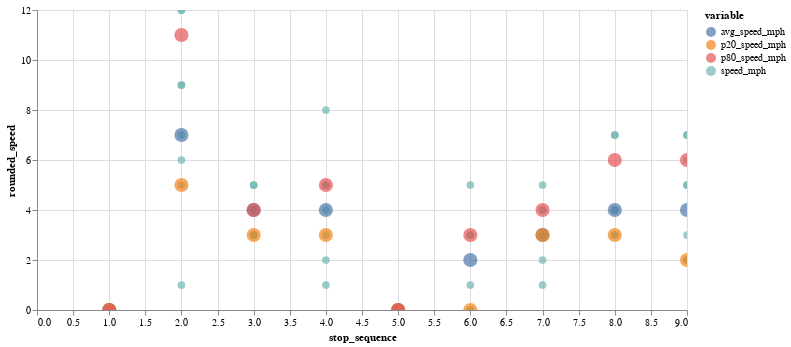

The code cell stored with this chart in its notebook:
### Code cell
chart3 + chart6

### Figure 1 — Vega-Lite specification as saved in the notebook (floating-point values rounded to 4 significant figures)
{"config": {"view": {"continuousWidth": 400, "continuousHeight": 300}}, "layer": [{"data": {"name": "data-781272622b392a2af105bf9f8b8cb566"}, "mark": {"type": "circle", "size": 60}, "encoding": {"color": {"field": "variable", "type": "nominal"}, "tooltip": [{"field": "_gtfs_dataset_name", "type": "nominal"}, {"field": "shape_array_key", "type": "nominal"}, {"field": "trip_id", "type": "nominal"}, {"field": "stop_sequence", "type": "quantitative"}, {"field": "gtfs_dataset_key", "type": "nominal"}, {"field": "loop_or_inlining", "type": "quantitative"}, {"field": "n_trips", "type": "quantitative"}, {"field": "variable", "type": "nominal"}, {"field": "speed", "type": "quantitative"}, {"field": "rounded_speed", "type": "quantitative"}], "x": {"field": "stop_sequence", "type": "quantitative"}, "y": {"field": "rounded_speed", "type": "quantitative"}}, "height": 300, "selection": {"selector007": {"type": "interval", "bind": "scales", "encodings": ["x", "y"]}}, "width": 650}, {"data": {"name": "data-eb4053f4c5ff11acdfc5792dffcd6484"}, "mark": {"type": "circle", "size": 200}, "encoding": {"color": {"field": "variable", "type": "nominal"}, "tooltip": [{"field": "_gtfs_dataset_name", "type": "nominal"}, {"field": "shape_array_key", "type": "nominal"}, {"field": "trip_id", "type": "nominal"}, {"field": "stop_sequence", "type": "quantitative"}, {"field": "gtfs_dataset_key", "type": "nominal"}, {"field": "loop_or_inlining", "type": "quantitative"}, {"field": "n_trips", "type": "quantitative"}, {"field": "variable", "type": "nominal"}, {"field": "speed", "type": "quantitative"}, {"field": "rounded_speed", "type": "quantitative"}], "x": {"field": "stop_sequence", "type": "quantitative"}, "y": {"field": "rounded_speed", "type": "quantitative"}}, "height": 300, "selection": {"selector010": {"type": "interval", "bind": "scales", "encodings": ["x", "y"]}}, "width": 650}], "$schema": "https://vega.github.io/schema/vega-lite/v4.17.0.json", "datasets": {"data-781272622b392a2af105bf9f8b8cb566": [{"_gtfs_dataset_name": "Anaheim Resort VehiclePositions", "shape_array_key": "29d2bbdbeaec1d6888800f85bebf6e33", "trip_id": "aa6a03fe-f119-44a5-8976-2ad77ceeb89f:4", "stop_sequence": 1, "gtfs_dataset_key": "1051e067d18a76b0a79789f051d5c22b", "loop_or_inlining": 1, "n_trips": 8, "variable": "speed_mph", "speed": 0.0, "rounded_speed": 0}, {"_gtfs_dataset_name": "Anaheim Resort VehiclePositions", "shape_array_key": "29d2bbdbeaec1d6888800f85bebf6e33", "trip_id": "aa6a03fe-f119-44a5-8976-2ad77ceeb89f:1", "stop_sequence": 1, "gtfs_dataset_key": "1051e067d18a76b0a79789f051d5c22b", "loop_or_inlining": 1, "n_trips": 8, "variable": "speed_mph", "speed": 0.0008325, "rounded_speed": 0}, {"_gtfs_dataset_name": "Anaheim Resort VehiclePositions", "shape_array_key": "29d2bbdbeaec1d6888800f85bebf6e33", "trip_id": "aa6a03fe-f119-44a5-8976-2ad77ceeb89f:3", "stop_sequence": 1, "gtfs_dataset_key": "1051e067d18a76b0a79789f051d5c22b", "loop_or_inlining": 1, "n_trips": 8, "variable": "speed_mph", "speed": 0.02417, "rounded_speed": 0}, {"_gtfs_dataset_name": "Anaheim Resort VehiclePositions", "shape_array_key": "29d2bbdbeaec1d6888800f85bebf6e33", "trip_id": "aa6a03fe-f119-44a5-8976-2ad77ceeb89f:7", "stop_sequence": 1, "gtfs_dataset_key": "1051e067d18a76b0a79789f051d5c22b", "loop_or_inlining": 1, "n_trips": 8, "variable": "speed_mph", "speed": 0.004286, "rounded_speed": 0}, {"_gtfs_dataset_name": "Anaheim Resort VehiclePositions", "shape_array_key": "29d2bbdbeaec1d6888800f85bebf6e33", "trip_id": "aa6a03fe-f119-44a5-8976-2ad77ceeb89f:4", "stop_sequence": 2, "gtfs_dataset_key": "1051e067d18a76b0a79789f051d5c22b", "loop_or_inlining": 1, "n_trips": 8, "variable": "speed_mph", "speed": 9.053, "rounded_speed": 9}, {"_gtfs_dataset_name": "Anaheim Resort VehiclePositions", "shape_array_key": "29d2bbdbeaec1d6888800f85bebf6e33", "trip_id": "aa6a03fe-f119-44a5-8976-2ad77ceeb89f:8", "stop_sequence": 2, "gtfs_dataset_key": "1051e067d18a76b0a79789f051d5c22b", "loop_or_inlining": 1, "n_trips": 8, "variable": "speed_mph", "speed": 9.572, "rounded_speed": 9}, {"_gtfs_dataset_name": "Anaheim Resort VehiclePositions", "shape_array_key": "29d2bbdbeaec1d6888800f85bebf6e33", "trip_id": "aa6a03fe-f119-44a5-8976-2ad77ceeb89f:2", "stop_sequence": 2, "gtfs_dataset_key": "1051e067d18a76b0a79789f051d5c22b", "loop_or_inlining": 1, "n_trips": 8, "variable": "speed_mph", "speed": 12.08, "rounded_speed": 12}, {"_gtfs_dataset_name": "Anaheim Resort VehiclePositions", "shape_array_key": "29d2bbdbeaec1d6888800f85bebf6e33", "trip_id": "aa6a03fe-f119-44a5-8976-2ad77ceeb89f:7", "stop_sequence": 2, "gtfs_dataset_key": "1051e067d18a76b0a79789f051d5c22b", "loop_or_inlining": 1, "n_trips": 8, "variable": "speed_mph", "speed": 7.317, "rounded_speed": 7}, {"_gtfs_dataset_name": "Anaheim Resort VehiclePositions", "shape_array_key": "29d2bbdbeaec1d6888800f85bebf6e33", "trip_id": "aa6a03fe-f119-44a5-8976-2ad77ceeb89f:5", "stop_sequence": 2, "gtfs_dataset_key": "1051e067d18a76b0a79789f051d5c22b", "loop_or_inlining": 1, "n_trips": 8, "variable": "speed_mph", "speed": 12.23, "rounded_speed": 12}, {"_gtfs_dataset_name": "Anaheim Resort VehiclePositions", "shape_array_key": "29d2bbdbeaec1d6888800f85bebf6e33", "trip_id": "aa6a03fe-f119-44a5-8976-2ad77ceeb89f:1", "stop_sequence": 2, "gtfs_dataset_key": "1051e067d18a76b0a79789f051d5c22b", "loop_or_inlining": 1, "n_trips": 8, "variable": "speed_mph", "speed": 1.475, "rounded_speed": 1}, {"_gtfs_dataset_name": "Anaheim Resort VehiclePositions", "shape_array_key": "29d2bbdbeaec1d6888800f85bebf6e33", "trip_id": "aa6a03fe-f119-44a5-8976-2ad77ceeb89f:3", "stop_sequence": 2, "gtfs_dataset_key": "1051e067d18a76b0a79789f051d5c22b", "loop_or_inlining": 1, "n_trips": 8, "variable": "speed_mph", "speed": 6.665, "rounded_speed": 6}, {"_gtfs_dataset_name": "Anaheim Resort VehiclePositions", "shape_array_key": "29d2bbdbeaec1d6888800f85bebf6e33", "trip_id": "aa6a03fe-f119-44a5-8976-2ad77ceeb89f:6", "stop_sequence": 2, "gtfs_dataset_key": "1051e067d18a76b0a79789f051d5c22b", "loop_or_inlining": 1, "n_trips": 8, "variable": "speed_mph", "speed": 5.539, "rounded_speed": 5}, {"_gtfs_dataset_name": "Anaheim Resort VehiclePositions", "shape_array_key": "29d2bbdbeaec1d6888800f85bebf6e33", "trip_id": "aa6a03fe-f119-44a5-8976-2ad77ceeb89f:8", "stop_sequence": 3, "gtfs_dataset_key": "1051e067d18a76b0a79789f051d5c22b", "loop_or_inlining": 1, "n_trips": 8, "variable": "speed_mph", "speed": 4.204, "rounded_speed": 4}, {"_gtfs_dataset_name": "Anaheim Resort VehiclePositions", "shape_array_key": "29d2bbdbeaec1d6888800f85bebf6e33", "trip_id": "aa6a03fe-f119-44a5-8976-2ad77ceeb89f:6", "stop_sequence": 3, "gtfs_dataset_key": "1051e067d18a76b0a79789f051d5c22b", "loop_or_inlining": 1, "n_trips": 8, "variable": "speed_mph", "speed": 5.456, "rounded_speed": 5}, {"_gtfs_dataset_name": "Anaheim Resort VehiclePositions", "shape_array_key": "29d2bbdbeaec1d6888800f85bebf6e33", "trip_id": "aa6a03fe-f119-44a5-8976-2ad77ceeb89f:3", "stop_sequence": 3, "gtfs_dataset_key": "1051e067d18a76b0a79789f051d5c22b", "loop_or_inlining": 1, "n_trips": 8, "variable": "speed_mph", "speed": 5.234, "rounded_speed": 5}, {"_gtfs_dataset_name": "Anaheim Resort VehiclePositions", "shape_array_key": "29d2bbdbeaec1d6888800f85bebf6e33", "trip_id": "aa6a03fe-f119-44a5-8976-2ad77ceeb89f:7", "stop_sequence": 3, "gtfs_dataset_key": "1051e067d18a76b0a79789f051d5c22b", "loop_or_inlining": 1, "n_trips": 8, "variable": "speed_mph", "speed": 3.744, "rounded_speed": 3}, {"_gtfs_dataset_name": "Anaheim Resort VehiclePositions", "shape_array_key": "29d2bbdbeaec1d6888800f85bebf6e33", "trip_id": "aa6a03fe-f119-44a5-8976-2ad77ceeb89f:1", "stop_sequence": 3, "gtfs_dataset_key": "1051e067d18a76b0a79789f051d5c22b", "loop_or_inlining": 1, "n_trips": 8, "variable": "speed_mph", "speed": 3.771, "rounded_speed": 3}, {"_gtfs_dataset_name": "Anaheim Resort VehiclePositions", "shape_array_key": "29d2bbdbeaec1d6888800f85bebf6e33", "trip_id": "aa6a03fe-f119-44a5-8976-2ad77ceeb89f:5", "stop_sequence": 3, "gtfs_dataset_key": "1051e067d18a76b0a79789f051d5c22b", "loop_or_inlining": 1, "n_trips": 8, "variable": "speed_mph", "speed": 3.717, "rounded_speed": 3}, {"_gtfs_dataset_name": "Anaheim Resort VehiclePositions", "shape_array_key": "29d2bbdbeaec1d6888800f85bebf6e33", "trip_id": "aa6a03fe-f119-44a5-8976-2ad77ceeb89f:4", "stop_sequence": 3, "gtfs_dataset_key": "1051e067d18a76b0a79789f051d5c22b", "loop_or_inlining": 1, "n_trips": 8, "variable": "speed_mph", "speed": 4.031, "rounded_speed": 4}, {"_gtfs_dataset_name": "Anaheim Resort VehiclePositions", "shape_array_key": "29d2bbdbeaec1d6888800f85bebf6e33", "trip_id": "aa6a03fe-f119-44a5-8976-2ad77ceeb89f:2", "stop_sequence": 3, "gtfs_dataset_key": "1051e067d18a76b0a79789f051d5c22b", "loop_or_inlining": 1, "n_trips": 8, "variable": "speed_mph", "speed": 3.537, "rounded_speed": 3}, {"_gtfs_dataset_name": "Anaheim Resort VehiclePositions", "shape_array_key": "29d2bbdbeaec1d6888800f85bebf6e33", "trip_id": "aa6a03fe-f119-44a5-8976-2ad77ceeb89f:3", "stop_sequence": 4, "gtfs_dataset_key": "1051e067d18a76b0a79789f051d5c22b", "loop_or_inlining": 1, "n_trips": 8, "variable": "speed_mph", "speed": 5.502, "rounded_speed": 5}, {"_gtfs_dataset_name": "Anaheim Resort VehiclePositions", "shape_array_key": "29d2bbdbeaec1d6888800f85bebf6e33", "trip_id": "aa6a03fe-f119-44a5-8976-2ad77ceeb89f:2", "stop_sequence": 4, "gtfs_dataset_key": "1051e067d18a76b0a79789f051d5c22b", "loop_or_inlining": 1, "n_trips": 8, "variable": "speed_mph", "speed": 4.743, "rounded_speed": 4}, {"_gtfs_dataset_name": "Anaheim Resort VehiclePositions", "shape_array_key": "29d2bbdbeaec1d6888800f85bebf6e33", "trip_id": "aa6a03fe-f119-44a5-8976-2ad77ceeb89f:5", "stop_sequence": 4, "gtfs_dataset_key": "1051e067d18a76b0a79789f051d5c22b", "loop_or_inlining": 1, "n_trips": 8, "variable": "speed_mph", "speed": 2.685, "rounded_speed": 2}, {"_gtfs_dataset_name": "Anaheim Resort VehiclePositions", "shape_array_key": "29d2bbdbeaec1d6888800f85bebf6e33", "trip_id": "aa6a03fe-f119-44a5-8976-2ad77ceeb89f:4", "stop_sequence": 4, "gtfs_dataset_key": "1051e067d18a76b0a79789f051d5c22b", "loop_or_inlining": 1, "n_trips": 8, "variable": "speed_mph", "speed": 1.904, "rounded_speed": 1}, {"_gtfs_dataset_name": "Anaheim Resort VehiclePositions", "shape_array_key": "29d2bbdbeaec1d6888800f85bebf6e33", "trip_id": "aa6a03fe-f119-44a5-8976-2ad77ceeb89f:1", "stop_sequence": 4, "gtfs_dataset_key": "1051e067d18a76b0a79789f051d5c22b", "loop_or_inlining": 1, "n_trips": 8, "variable": "speed_mph", "speed": 8.875, "rounded_speed": 8}, {"_gtfs_dataset_name": "Anaheim Resort VehiclePositions", "shape_array_key": "29d2bbdbeaec1d6888800f85bebf6e33", "trip_id": "aa6a03fe-f119-44a5-8976-2ad77ceeb89f:6", "stop_sequence": 4, "gtfs_dataset_key": "1051e067d18a76b0a79789f051d5c22b", "loop_or_inlining": 1, "n_trips": 8, "variable": "speed_mph", "speed": 3.97, "rounded_speed": 3}, {"_gtfs_dataset_name": "Anaheim Resort VehiclePositions", "shape_array_key": "29d2bbdbeaec1d6888800f85bebf6e33", "trip_id": "aa6a03fe-f119-44a5-8976-2ad77ceeb89f:7", "stop_sequence": 4, "gtfs_dataset_key": "1051e067d18a76b0a79789f051d5c22b", "loop_or_inlining": 1, "n_trips": 8, "variable": "speed_mph", "speed": 5.037, "rounded_speed": 5}, {"_gtfs_dataset_name": "Anaheim Resort VehiclePositions", "shape_array_key": "29d2bbdbeaec1d6888800f85bebf6e33", "trip_id": "aa6a03fe-f119-44a5-8976-2ad77ceeb89f:8", "stop_sequence": 4, "gtfs_dataset_key": "1051e067d18a76b0a79789f051d5c22b", "loop_or_inlining": 1, "n_trips": 8, "variable": "speed_mph", "speed": 5.792, "rounded_speed": 5}, {"_gtfs_dataset_name": "Anaheim Resort VehiclePositions", "shape_array_key": "29d2bbdbeaec1d6888800f85bebf6e33", "trip_id": "aa6a03fe-f119-44a5-8976-2ad77ceeb89f:5", "stop_sequence": 5, "gtfs_dataset_key": "1051e067d18a76b0a79789f051d5c22b", "loop_or_inlining": 1, "n_trips": 8, "variable": "speed_mph", "speed": 0.4003, "rounded_speed": 0}, {"_gtfs_dataset_name": "Anaheim Resort VehiclePositions", "shape_array_key": "29d2bbdbeaec1d6888800f85bebf6e33", "trip_id": "aa6a03fe-f119-44a5-8976-2ad77ceeb89f:1", "stop_sequence": 5, "gtfs_dataset_key": "1051e067d18a76b0a79789f051d5c22b", "loop_or_inlining": 1, "n_trips": 8, "variable": "speed_mph", "speed": 0.3649, "rounded_speed": 0}, {"_gtfs_dataset_name": "Anaheim Resort VehiclePositions", "shape_array_key": "29d2bbdbeaec1d6888800f85bebf6e33", "trip_id": "aa6a03fe-f119-44a5-8976-2ad77ceeb89f:6", "stop_sequence": 5, "gtfs_dataset_key": "1051e067d18a76b0a79789f051d5c22b", "loop_or_inlining": 1, "n_trips": 8, "variable": "speed_mph", "speed": 0.9531, "rounded_speed": 0}, {"_gtfs_dataset_name": "Anaheim Resort VehiclePositions", "shape_array_key": "29d2bbdbeaec1d6888800f85bebf6e33", "trip_id": "aa6a03fe-f119-44a5-8976-2ad77ceeb89f:2", "stop_sequence": 5, "gtfs_dataset_key": "1051e067d18a76b0a79789f051d5c22b", "loop_or_inlining": 1, "n_trips": 8, "variable": "speed_mph", "speed": 0.9439, "rounded_speed": 0}, {"_gtfs_dataset_name": "Anaheim Resort VehiclePositions", "shape_array_key": "29d2bbdbeaec1d6888800f85bebf6e33", "trip_id": "aa6a03fe-f119-44a5-8976-2ad77ceeb89f:4", "stop_sequence": 5, "gtfs_dataset_key": "1051e067d18a76b0a79789f051d5c22b", "loop_or_inlining": 1, "n_trips": 8, "variable": "speed_mph", "speed": 0.7387, "rounded_speed": 0}, {"_gtfs_dataset_name": "Anaheim Resort VehiclePositions", "shape_array_key": "29d2bbdbeaec1d6888800f85bebf6e33", "trip_id": "aa6a03fe-f119-44a5-8976-2ad77ceeb89f:7", "stop_sequence": 5, "gtfs_dataset_key": "1051e067d18a76b0a79789f051d5c22b", "loop_or_inlining": 1, "n_trips": 8, "variable": "speed_mph", "speed": 0.8584, "rounded_speed": 0}, {"_gtfs_dataset_name": "Anaheim Resort VehiclePositions", "shape_array_key": "29d2bbdbeaec1d6888800f85bebf6e33", "trip_id": "aa6a03fe-f119-44a5-8976-2ad77ceeb89f:8", "stop_sequence": 5, "gtfs_dataset_key": "1051e067d18a76b0a79789f051d5c22b", "loop_or_inlining": 1, "n_trips": 8, "variable": "speed_mph", "speed": 0.03051, "rounded_speed": 0}, {"_gtfs_dataset_name": "Anaheim Resort VehiclePositions", "shape_array_key": "29d2bbdbeaec1d6888800f85bebf6e33", "trip_id": "aa6a03fe-f119-44a5-8976-2ad77ceeb89f:3", "stop_sequence": 5, "gtfs_dataset_key": "1051e067d18a76b0a79789f051d5c22b", "loop_or_inlining": 1, "n_trips": 8, "variable": "speed_mph", "speed": 0.6211, "rounded_speed": 0}, {"_gtfs_dataset_name": "Anaheim Resort VehiclePositions", "shape_array_key": "29d2bbdbeaec1d6888800f85bebf6e33", "trip_id": "aa6a03fe-f119-44a5-8976-2ad77ceeb89f:1", "stop_sequence": 6, "gtfs_dataset_key": "1051e067d18a76b0a79789f051d5c22b", "loop_or_inlining": 1, "n_trips": 8, "variable": "speed_mph", "speed": 3.178, "rounded_speed": 3}, {"_gtfs_dataset_name": "Anaheim Resort VehiclePositions", "shape_array_key": "29d2bbdbeaec1d6888800f85bebf6e33", "trip_id": "aa6a03fe-f119-44a5-8976-2ad77ceeb89f:7", "stop_sequence": 6, "gtfs_dataset_key": "1051e067d18a76b0a79789f051d5c22b", "loop_or_inlining": 1, "n_trips": 8, "variable": "speed_mph", "speed": 3.115, "rounded_speed": 3}, {"_gtfs_dataset_name": "Anaheim Resort VehiclePositions", "shape_array_key": "29d2bbdbeaec1d6888800f85bebf6e33", "trip_id": "aa6a03fe-f119-44a5-8976-2ad77ceeb89f:5", "stop_sequence": 6, "gtfs_dataset_key": "1051e067d18a76b0a79789f051d5c22b", "loop_or_inlining": 1, "n_trips": 8, "variable": "speed_mph", "speed": 3.071, "rounded_speed": 3}, {"_gtfs_dataset_name": "Anaheim Resort VehiclePositions", "shape_array_key": "29d2bbdbeaec1d6888800f85bebf6e33", "trip_id": "aa6a03fe-f119-44a5-8976-2ad77ceeb89f:8", "stop_sequence": 6, "gtfs_dataset_key": "1051e067d18a76b0a79789f051d5c22b", "loop_or_inlining": 1, "n_trips": 8, "variable": "speed_mph", "speed": 1.605, "rounded_speed": 1}, {"_gtfs_dataset_name": "Anaheim Resort VehiclePositions", "shape_array_key": "29d2bbdbeaec1d6888800f85bebf6e33", "trip_id": "aa6a03fe-f119-44a5-8976-2ad77ceeb89f:4", "stop_sequence": 6, "gtfs_dataset_key": "1051e067d18a76b0a79789f051d5c22b", "loop_or_inlining": 1, "n_trips": 8, "variable": "speed_mph", "speed": 0.0, "rounded_speed": 0}, {"_gtfs_dataset_name": "Anaheim Resort VehiclePositions", "shape_array_key": "29d2bbdbeaec1d6888800f85bebf6e33", "trip_id": "aa6a03fe-f119-44a5-8976-2ad77ceeb89f:6", "stop_sequence": 6, "gtfs_dataset_key": "1051e067d18a76b0a79789f051d5c22b", "loop_or_inlining": 1, "n_trips": 8, "variable": "speed_mph", "speed": 3.476, "rounded_speed": 3}, {"_gtfs_dataset_name": "Anaheim Resort VehiclePositions", "shape_array_key": "29d2bbdbeaec1d6888800f85bebf6e33", "trip_id": "aa6a03fe-f119-44a5-8976-2ad77ceeb89f:3", "stop_sequence": 6, "gtfs_dataset_key": "1051e067d18a76b0a79789f051d5c22b", "loop_or_inlining": 1, "n_trips": 8, "variable": "speed_mph", "speed": 5.165, "rounded_speed": 5}, {"_gtfs_dataset_name": "Anaheim Resort VehiclePositions", "shape_array_key": "29d2bbdbeaec1d6888800f85bebf6e33", "trip_id": "aa6a03fe-f119-44a5-8976-2ad77ceeb89f:2", "stop_sequence": 6, "gtfs_dataset_key": "1051e067d18a76b0a79789f051d5c22b", "loop_or_inlining": 1, "n_trips": 8, "variable": "speed_mph", "speed": 0.1064, "rounded_speed": 0}, {"_gtfs_dataset_name": "Anaheim Resort VehiclePositions", "shape_array_key": "29d2bbdbeaec1d6888800f85bebf6e33", "trip_id": "aa6a03fe-f119-44a5-8976-2ad77ceeb89f:4", "stop_sequence": 7, "gtfs_dataset_key": "1051e067d18a76b0a79789f051d5c22b", "loop_or_inlining": 1, "n_trips": 8, "variable": "speed_mph", "speed": 3.727, "rounded_speed": 3}, {"_gtfs_dataset_name": "Anaheim Resort VehiclePositions", "shape_array_key": "29d2bbdbeaec1d6888800f85bebf6e33", "trip_id": "aa6a03fe-f119-44a5-8976-2ad77ceeb89f:2", "stop_sequence": 7, "gtfs_dataset_key": "1051e067d18a76b0a79789f051d5c22b", "loop_or_inlining": 1, "n_trips": 8, "variable": "speed_mph", "speed": 4.198, "rounded_speed": 4}, {"_gtfs_dataset_name": "Anaheim Resort VehiclePositions", "shape_array_key": "29d2bbdbeaec1d6888800f85bebf6e33", "trip_id": "aa6a03fe-f119-44a5-8976-2ad77ceeb89f:7", "stop_sequence": 7, "gtfs_dataset_key": "1051e067d18a76b0a79789f051d5c22b", "loop_or_inlining": 1, "n_trips": 8, "variable": "speed_mph", "speed": 4.399, "rounded_speed": 4}, {"_gtfs_dataset_name": "Anaheim Resort VehiclePositions", "shape_array_key": "29d2bbdbeaec1d6888800f85bebf6e33", "trip_id": "aa6a03fe-f119-44a5-8976-2ad77ceeb89f:5", "stop_sequence": 7, "gtfs_dataset_key": "1051e067d18a76b0a79789f051d5c22b", "loop_or_inlining": 1, "n_trips": 8, "variable": "speed_mph", "speed": 1.597, "rounded_speed": 1}, {"_gtfs_dataset_name": "Anaheim Resort VehiclePositions", "shape_array_key": "29d2bbdbeaec1d6888800f85bebf6e33", "trip_id": "aa6a03fe-f119-44a5-8976-2ad77ceeb89f:8", "stop_sequence": 7, "gtfs_dataset_key": "1051e067d18a76b0a79789f051d5c22b", "loop_or_inlining": 1, "n_trips": 8, "variable": "speed_mph", "speed": 4.383, "rounded_speed": 4}, {"_gtfs_dataset_name": "Anaheim Resort VehiclePositions", "shape_array_key": "29d2bbdbeaec1d6888800f85bebf6e33", "trip_id": "aa6a03fe-f119-44a5-8976-2ad77ceeb89f:1", "stop_sequence": 7, "gtfs_dataset_key": "1051e067d18a76b0a79789f051d5c22b", "loop_or_inlining": 1, "n_trips": 8, "variable": "speed_mph", "speed": 5.729, "rounded_speed": 5}, {"_gtfs_dataset_name": "Anaheim Resort VehiclePositions", "shape_array_key": "29d2bbdbeaec1d6888800f85bebf6e33", "trip_id": "aa6a03fe-f119-44a5-8976-2ad77ceeb89f:6", "stop_sequence": 7, "gtfs_dataset_key": "1051e067d18a76b0a79789f051d5c22b", "loop_or_inlining": 1, "n_trips": 8, "variable": "speed_mph", "speed": 3.851, "rounded_speed": 3}, {"_gtfs_dataset_name": "Anaheim Resort VehiclePositions", "shape_array_key": "29d2bbdbeaec1d6888800f85bebf6e33", "trip_id": "aa6a03fe-f119-44a5-8976-2ad77ceeb89f:3", "stop_sequence": 7, "gtfs_dataset_key": "1051e067d18a76b0a79789f051d5c22b", "loop_or_inlining": 1, "n_trips": 8, "variable": "speed_mph", "speed": 2.666, "rounded_speed": 2}, {"_gtfs_dataset_name": "Anaheim Resort VehiclePositions", "shape_array_key": "29d2bbdbeaec1d6888800f85bebf6e33", "trip_id": "aa6a03fe-f119-44a5-8976-2ad77ceeb89f:5", "stop_sequence": 8, "gtfs_dataset_key": "1051e067d18a76b0a79789f051d5c22b", "loop_or_inlining": 1, "n_trips": 8, "variable": "speed_mph", "speed": 3.353, "rounded_speed": 3}, {"_gtfs_dataset_name": "Anaheim Resort VehiclePositions", "shape_array_key": "29d2bbdbeaec1d6888800f85bebf6e33", "trip_id": "aa6a03fe-f119-44a5-8976-2ad77ceeb89f:7", "stop_sequence": 8, "gtfs_dataset_key": "1051e067d18a76b0a79789f051d5c22b", "loop_or_inlining": 1, "n_trips": 8, "variable": "speed_mph", "speed": 4.715, "rounded_speed": 4}, {"_gtfs_dataset_name": "Anaheim Resort VehiclePositions", "shape_array_key": "29d2bbdbeaec1d6888800f85bebf6e33", "trip_id": "aa6a03fe-f119-44a5-8976-2ad77ceeb89f:4", "stop_sequence": 8, "gtfs_dataset_key": "1051e067d18a76b0a79789f051d5c22b", "loop_or_inlining": 1, "n_trips": 8, "variable": "speed_mph", "speed": 7.497, "rounded_speed": 7}, {"_gtfs_dataset_name": "Anaheim Resort VehiclePositions", "shape_array_key": "29d2bbdbeaec1d6888800f85bebf6e33", "trip_id": "aa6a03fe-f119-44a5-8976-2ad77ceeb89f:1", "stop_sequence": 8, "gtfs_dataset_key": "1051e067d18a76b0a79789f051d5c22b", "loop_or_inlining": 1, "n_trips": 8, "variable": "speed_mph", "speed": 7.197, "rounded_speed": 7}, {"_gtfs_dataset_name": "Anaheim Resort VehiclePositions", "shape_array_key": "29d2bbdbeaec1d6888800f85bebf6e33", "trip_id": "aa6a03fe-f119-44a5-8976-2ad77ceeb89f:6", "stop_sequence": 8, "gtfs_dataset_key": "1051e067d18a76b0a79789f051d5c22b", "loop_or_inlining": 1, "n_trips": 8, "variable": "speed_mph", "speed": 4.589, "rounded_speed": 4}, {"_gtfs_dataset_name": "Anaheim Resort VehiclePositions", "shape_array_key": "29d2bbdbeaec1d6888800f85bebf6e33", "trip_id": "aa6a03fe-f119-44a5-8976-2ad77ceeb89f:2", "stop_sequence": 8, "gtfs_dataset_key": "1051e067d18a76b0a79789f051d5c22b", "loop_or_inlining": 1, "n_trips": 8, "variable": "speed_mph", "speed": 3.971, "rounded_speed": 3}, {"_gtfs_dataset_name": "Anaheim Resort VehiclePositions", "shape_array_key": "29d2bbdbeaec1d6888800f85bebf6e33", "trip_id": "aa6a03fe-f119-44a5-8976-2ad77ceeb89f:3", "stop_sequence": 8, "gtfs_dataset_key": "1051e067d18a76b0a79789f051d5c22b", "loop_or_inlining": 1, "n_trips": 8, "variable": "speed_mph", "speed": 4.619, "rounded_speed": 4}, {"_gtfs_dataset_name": "Anaheim Resort VehiclePositions", "shape_array_key": "29d2bbdbeaec1d6888800f85bebf6e33", "trip_id": "aa6a03fe-f119-44a5-8976-2ad77ceeb89f:5", "stop_sequence": 9, "gtfs_dataset_key": "1051e067d18a76b0a79789f051d5c22b", "loop_or_inlining": 1, "n_trips": 8, "variable": "speed_mph", "speed": 2.493, "rounded_speed": 2}, {"_gtfs_dataset_name": "Anaheim Resort VehiclePositions", "shape_array_key": "29d2bbdbeaec1d6888800f85bebf6e33", "trip_id": "aa6a03fe-f119-44a5-8976-2ad77ceeb89f:2", "stop_sequence": 9, "gtfs_dataset_key": "1051e067d18a76b0a79789f051d5c22b", "loop_or_inlining": 1, "n_trips": 8, "variable": "speed_mph", "speed": 2.826, "rounded_speed": 2}, {"_gtfs_dataset_name": "Anaheim Resort VehiclePositions", "shape_array_key": "29d2bbdbeaec1d6888800f85bebf6e33", "trip_id": "aa6a03fe-f119-44a5-8976-2ad77ceeb89f:3", "stop_sequence": 9, "gtfs_dataset_key": "1051e067d18a76b0a79789f051d5c22b", "loop_or_inlining": 1, "n_trips": 8, "variable": "speed_mph", "speed": 5.097, "rounded_speed": 5}, {"_gtfs_dataset_name": "Anaheim Resort VehiclePositions", "shape_array_key": "29d2bbdbeaec1d6888800f85bebf6e33", "trip_id": "aa6a03fe-f119-44a5-8976-2ad77ceeb89f:7", "stop_sequence": 9, "gtfs_dataset_key": "1051e067d18a76b0a79789f051d5c22b", "loop_or_inlining": 1, "n_trips": 8, "variable": "speed_mph", "speed": 6.445, "rounded_speed": 6}, {"_gtfs_dataset_name": "Anaheim Resort VehiclePositions", "shape_array_key": "29d2bbdbeaec1d6888800f85bebf6e33", "trip_id": "aa6a03fe-f119-44a5-8976-2ad77ceeb89f:8", "stop_sequence": 9, "gtfs_dataset_key": "1051e067d18a76b0a79789f051d5c22b", "loop_or_inlining": 1, "n_trips": 8, "variable": "speed_mph", "speed": 7.155, "rounded_speed": 7}, {"_gtfs_dataset_name": "Anaheim Resort VehiclePositions", "shape_array_key": "29d2bbdbeaec1d6888800f85bebf6e33", "trip_id": "aa6a03fe-f119-44a5-8976-2ad77ceeb89f:1", "stop_sequence": 9, "gtfs_dataset_key": "1051e067d18a76b0a79789f051d5c22b", "loop_or_inlining": 1, "n_trips": 8, "variable": "speed_mph", "speed": 7.026, "rounded_speed": 7}, {"_gtfs_dataset_name": "Anaheim Resort VehiclePositions", "shape_array_key": "29d2bbdbeaec1d6888800f85bebf6e33", "trip_id": "aa6a03fe-f119-44a5-8976-2ad77ceeb89f:6", "stop_sequence": 9, "gtfs_dataset_key": "1051e067d18a76b0a79789f051d5c22b", "loop_or_inlining": 1, "n_trips": 8, "variable": "speed_mph", "speed": 5.383, "rounded_speed": 5}, {"_gtfs_dataset_name": "Anaheim Resort VehiclePositions", "shape_array_key": "29d2bbdbeaec1d6888800f85bebf6e33", "trip_id": "aa6a03fe-f119-44a5-8976-2ad77ceeb89f:4", "stop_sequence": 9, "gtfs_dataset_key": "1051e067d18a76b0a79789f051d5c22b", "loop_or_inlining": 1, "n_trips": 8, "variable": "speed_mph", "speed": 3.238, "rounded_speed": 3}], "data-eb4053f4c5ff11acdfc5792dffcd6484": [{"_gtfs_dataset_name": "Anaheim Resort VehiclePositions", "shape_array_key": "29d2bbdbeaec1d6888800f85bebf6e33", "trip_id": "aa6a03fe-f119-44a5-8976-2ad77ceeb89f:4", "stop_sequence": 1, "gtfs_dataset_key": "1051e067d18a76b0a79789f051d5c22b", "loop_or_inlining": 1, "n_trips": 8, "variable": "avg_speed_mph", "speed": 0.0, "rounded_speed": 0}, {"_gtfs_dataset_name": "Anaheim Resort VehiclePositions", "shape_array_key": "29d2bbdbeaec1d6888800f85bebf6e33", "trip_id": "aa6a03fe-f119-44a5-8976-2ad77ceeb89f:4", "stop_sequence": 2, "gtfs_dataset_key": "1051e067d18a76b0a79789f051d5c22b", "loop_or_inlining": 1, "n_trips": 8, "variable": "avg_speed_mph", "speed": 7.99, "rounded_speed": 7}, {"_gtfs_dataset_name": "Anaheim Resort VehiclePositions", "shape_array_key": "29d2bbdbeaec1d6888800f85bebf6e33", "trip_id": "aa6a03fe-f119-44a5-8976-2ad77ceeb89f:8", "stop_sequence": 3, "gtfs_dataset_key": "1051e067d18a76b0a79789f051d5c22b", "loop_or_inlining": 1, "n_trips": 8, "variable": "avg_speed_mph", "speed": 4.21, "rounded_speed": 4}, {"_gtfs_dataset_name": "Anaheim Resort VehiclePositions", "shape_array_key": "29d2bbdbeaec1d6888800f85bebf6e33", "trip_id": "aa6a03fe-f119-44a5-8976-2ad77ceeb89f:3", "stop_sequence": 4, "gtfs_dataset_key": "1051e067d18a76b0a79789f051d5c22b", "loop_or_inlining": 1, "n_trips": 8, "variable": "avg_speed_mph", "speed": 4.81, "rounded_speed": 4}, {"_gtfs_dataset_name": "Anaheim Resort VehiclePositions", "shape_array_key": "29d2bbdbeaec1d6888800f85bebf6e33", "trip_id": "aa6a03fe-f119-44a5-8976-2ad77ceeb89f:5", "stop_sequence": 5, "gtfs_dataset_key": "1051e067d18a76b0a79789f051d5c22b", "loop_or_inlining": 1, "n_trips": 8, "variable": "avg_speed_mph", "speed": 0.61, "rounded_speed": 0}, {"_gtfs_dataset_name": "Anaheim Resort VehiclePositions", "shape_array_key": "29d2bbdbeaec1d6888800f85bebf6e33", "trip_id": "aa6a03fe-f119-44a5-8976-2ad77ceeb89f:1", "stop_sequence": 6, "gtfs_dataset_key": "1051e067d18a76b0a79789f051d5c22b", "loop_or_inlining": 1, "n_trips": 8, "variable": "avg_speed_mph", "speed": 2.46, "rounded_speed": 2}, {"_gtfs_dataset_name": "Anaheim Resort VehiclePositions", "shape_array_key": "29d2bbdbeaec1d6888800f85bebf6e33", "trip_id": "aa6a03fe-f119-44a5-8976-2ad77ceeb89f:4", "stop_sequence": 7, "gtfs_dataset_key": "1051e067d18a76b0a79789f051d5c22b", "loop_or_inlining": 1, "n_trips": 8, "variable": "avg_speed_mph", "speed": 3.82, "rounded_speed": 3}, {"_gtfs_dataset_name": "Anaheim Resort VehiclePositions", "shape_array_key": "29d2bbdbeaec1d6888800f85bebf6e33", "trip_id": "aa6a03fe-f119-44a5-8976-2ad77ceeb89f:5", "stop_sequence": 8, "gtfs_dataset_key": "1051e067d18a76b0a79789f051d5c22b", "loop_or_inlining": 1, "n_trips": 8, "variable": "avg_speed_mph", "speed": 4.91, "rounded_speed": 4}, {"_gtfs_dataset_name": "Anaheim Resort VehiclePositions", "shape_array_key": "29d2bbdbeaec1d6888800f85bebf6e33", "trip_id": "aa6a03fe-f119-44a5-8976-2ad77ceeb89f:5", "stop_sequence": 9, "gtfs_dataset_key": "1051e067d18a76b0a79789f051d5c22b", "loop_or_inlining": 1, "n_trips": 8, "variable": "avg_speed_mph", "speed": 4.96, "rounded_speed": 4}, {"_gtfs_dataset_name": "Anaheim Resort VehiclePositions", "shape_array_key": "29d2bbdbeaec1d6888800f85bebf6e33", "trip_id": "aa6a03fe-f119-44a5-8976-2ad77ceeb89f:4", "stop_sequence": 1, "gtfs_dataset_key": "1051e067d18a76b0a79789f051d5c22b", "loop_or_inlining": 1, "n_trips": 8, "variable": "p20_speed_mph", "speed": 0.0, "rounded_speed": 0}, {"_gtfs_dataset_name": "Anaheim Resort VehiclePositions", "shape_array_key": "29d2bbdbeaec1d6888800f85bebf6e33", "trip_id": "aa6a03fe-f119-44a5-8976-2ad77ceeb89f:4", "stop_sequence": 2, "gtfs_dataset_key": "1051e067d18a76b0a79789f051d5c22b", "loop_or_inlining": 1, "n_trips": 8, "variable": "p20_speed_mph", "speed": 5.99, "rounded_speed": 5}, {"_gtfs_dataset_name": "Anaheim Resort VehiclePositions", "shape_array_key": "29d2bbdbeaec1d6888800f85bebf6e33", "trip_id": "aa6a03fe-f119-44a5-8976-2ad77ceeb89f:8", "stop_sequence": 3, "gtfs_dataset_key": "1051e067d18a76b0a79789f051d5c22b", "loop_or_inlining": 1, "n_trips": 8, "variable": "p20_speed_mph", "speed": 3.73, "rounded_speed": 3}, {"_gtfs_dataset_name": "Anaheim Resort VehiclePositions", "shape_array_key": "29d2bbdbeaec1d6888800f85bebf6e33", "trip_id": "aa6a03fe-f119-44a5-8976-2ad77ceeb89f:3", "stop_sequence": 4, "gtfs_dataset_key": "1051e067d18a76b0a79789f051d5c22b", "loop_or_inlining": 1, "n_trips": 8, "variable": "p20_speed_mph", "speed": 3.2, "rounded_speed": 3}, {"_gtfs_dataset_name": "Anaheim Resort VehiclePositions", "shape_array_key": "29d2bbdbeaec1d6888800f85bebf6e33", "trip_id": "aa6a03fe-f119-44a5-8976-2ad77ceeb89f:5", "stop_sequence": 5, "gtfs_dataset_key": "1051e067d18a76b0a79789f051d5c22b", "loop_or_inlining": 1, "n_trips": 8, "variable": "p20_speed_mph", "speed": 0.38, "rounded_speed": 0}, {"_gtfs_dataset_name": "Anaheim Resort VehiclePositions", "shape_array_key": "29d2bbdbeaec1d6888800f85bebf6e33", "trip_id": "aa6a03fe-f119-44a5-8976-2ad77ceeb89f:1", "stop_sequence": 6, "gtfs_dataset_key": "1051e067d18a76b0a79789f051d5c22b", "loop_or_inlining": 1, "n_trips": 8, "variable": "p20_speed_mph", "speed": 0.71, "rounded_speed": 0}, {"_gtfs_dataset_name": "Anaheim Resort VehiclePositions", "shape_array_key": "29d2bbdbeaec1d6888800f85bebf6e33", "trip_id": "aa6a03fe-f119-44a5-8976-2ad77ceeb89f:4", "stop_sequence": 7, "gtfs_dataset_key": "1051e067d18a76b0a79789f051d5c22b", "loop_or_inlining": 1, "n_trips": 8, "variable": "p20_speed_mph", "speed": 3.09, "rounded_speed": 3}, {"_gtfs_dataset_name": "Anaheim Resort VehiclePositions", "shape_array_key": "29d2bbdbeaec1d6888800f85bebf6e33", "trip_id": "aa6a03fe-f119-44a5-8976-2ad77ceeb89f:5", "stop_sequence": 8, "gtfs_dataset_key": "1051e067d18a76b0a79789f051d5c22b", "loop_or_inlining": 1, "n_trips": 8, "variable": "p20_speed_mph", "speed": 3.6, "rounded_speed": 3}, {"_gtfs_dataset_name": "Anaheim Resort VehiclePositions", "shape_array_key": "29d2bbdbeaec1d6888800f85bebf6e33", "trip_id": "aa6a03fe-f119-44a5-8976-2ad77ceeb89f:5", "stop_sequence": 9, "gtfs_dataset_key": "1051e067d18a76b0a79789f051d5c22b", "loop_or_inlining": 1, "n_trips": 8, "variable": "p20_speed_mph", "speed": 2.99, "rounded_speed": 2}, {"_gtfs_dataset_name": "Anaheim Resort VehiclePositions", "shape_array_key": "29d2bbdbeaec1d6888800f85bebf6e33", "trip_id": "aa6a03fe-f119-44a5-8976-2ad77ceeb89f:4", "stop_sequence": 1, "gtfs_dataset_key": "1051e067d18a76b0a79789f051d5c22b", "loop_or_inlining": 1, "n_trips": 8, "variable": "p80_speed_mph", "speed": 0.0, "rounded_speed": 0}, {"_gtfs_dataset_name": "Anaheim Resort VehiclePositions", "shape_array_key": "29d2bbdbeaec1d6888800f85bebf6e33", "trip_id": "aa6a03fe-f119-44a5-8976-2ad77ceeb89f:4", "stop_sequence": 2, "gtfs_dataset_key": "1051e067d18a76b0a79789f051d5c22b", "loop_or_inlining": 1, "n_trips": 8, "variable": "p80_speed_mph", "speed": 11.08, "rounded_speed": 11}, {"_gtfs_dataset_name": "Anaheim Resort VehiclePositions", "shape_array_key": "29d2bbdbeaec1d6888800f85bebf6e33", "trip_id": "aa6a03fe-f119-44a5-8976-2ad77ceeb89f:8", "stop_sequence": 3, "gtfs_dataset_key": "1051e067d18a76b0a79789f051d5c22b", "loop_or_inlining": 1, "n_trips": 8, "variable": "p80_speed_mph", "speed": 4.82, "rounded_speed": 4}, {"_gtfs_dataset_name": "Anaheim Resort VehiclePositions", "shape_array_key": "29d2bbdbeaec1d6888800f85bebf6e33", "trip_id": "aa6a03fe-f119-44a5-8976-2ad77ceeb89f:3", "stop_sequence": 4, "gtfs_dataset_key": "1051e067d18a76b0a79789f051d5c22b", "loop_or_inlining": 1, "n_trips": 8, "variable": "p80_speed_mph", "speed": 5.68, "rounded_speed": 5}, {"_gtfs_dataset_name": "Anaheim Resort VehiclePositions", "shape_array_key": "29d2bbdbeaec1d6888800f85bebf6e33", "trip_id": "aa6a03fe-f119-44a5-8976-2ad77ceeb89f:5", "stop_sequence": 5, "gtfs_dataset_key": "1051e067d18a76b0a79789f051d5c22b", "loop_or_inlining": 1, "n_trips": 8, "variable": "p80_speed_mph", "speed": 0.91, "rounded_speed": 0}, {"_gtfs_dataset_name": "Anaheim Resort VehiclePositions", "shape_array_key": "29d2bbdbeaec1d6888800f85bebf6e33", "trip_id": "aa6a03fe-f119-44a5-8976-2ad77ceeb89f:1", "stop_sequence": 6, "gtfs_dataset_key": "1051e067d18a76b0a79789f051d5c22b", "loop_or_inlining": 1, "n_trips": 8, "variable": "p80_speed_mph", "speed": 3.36, "rounded_speed": 3}, {"_gtfs_dataset_name": "Anaheim Resort VehiclePositions", "shape_array_key": "29d2bbdbeaec1d6888800f85bebf6e33", "trip_id": "aa6a03fe-f119-44a5-8976-2ad77ceeb89f:4", "stop_sequence": 7, "gtfs_dataset_key": "1051e067d18a76b0a79789f051d5c22b", "loop_or_inlining": 1, "n_trips": 8, "variable": "p80_speed_mph", "speed": 4.39, "rounded_speed": 4}, {"_gtfs_dataset_name": "Anaheim Resort VehiclePositions", "shape_array_key": "29d2bbdbeaec1d6888800f85bebf6e33", "trip_id": "aa6a03fe-f119-44a5-8976-2ad77ceeb89f:5", "stop_sequence": 8, "gtfs_dataset_key": "1051e067d18a76b0a79789f051d5c22b", "loop_or_inlining": 1, "n_trips": 8, "variable": "p80_speed_mph", "speed": 6.2, "rounded_speed": 6}, {"_gtfs_dataset_name": "Anaheim Resort VehiclePositions", "shape_array_key": "29d2bbdbeaec1d6888800f85bebf6e33", "trip_id": "aa6a03fe-f119-44a5-8976-2ad77ceeb89f:5", "stop_sequence": 9, "gtfs_dataset_key": "1051e067d18a76b0a79789f051d5c22b", "loop_or_inlining": 1, "n_trips": 8, "variable": "p80_speed_mph", "speed": 6.79, "rounded_speed": 6}]}}
